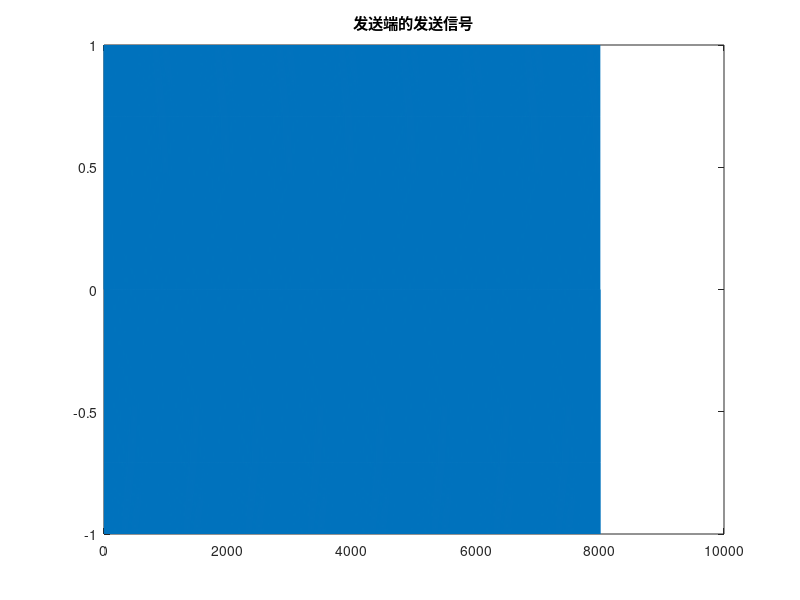

This chart was generated by the following MATLAB code:
%% 实验一 · 发射端：PC 端 MATLAB 脚本，用 sound() 经扬声器播放单频信号
%  与实验二的 Bok_emit.m 对称——发射端始终是 PC 脚本，不上板、不依赖硬件支持包。
%  接收端是板上的 single_fre_rev（../build/sdr_rx），采集→滤波→记录到 .mat。
% clc
% clear
%% 基本参数设置 %%
time=1;
fs=8000;                   % 采样率
t=0:1/fs:time;
fc=1000;                   % 载波频率

%% 单频 %%
A=1;
s=sin(2*pi*fc*t);
x=A.*s;

%% 两个单频叠加 %%
% A=1;
% B=1;
% s1=sin(2*pi*fc*t);
% s2=sin(2*pi*(fc+50)*t);
% x=A.*s1+B.*s2;

%% 两个单频前后发送 %%
% x=[A.*s1,B.*s2];

%% 产生声音信号 %%
sound(x, fs)

figure;
plot(x);
title('发送端的发送信号')

% X_fft=fft(x(1:8000));      % 快速傅里叶变换
% nn=length(X_fft);
% f=(-nn/2:nn/2-1)*(fs/nn);
% X_shift= fftshift(X_fft);
% figure;
% plot(f,abs(X_shift))
